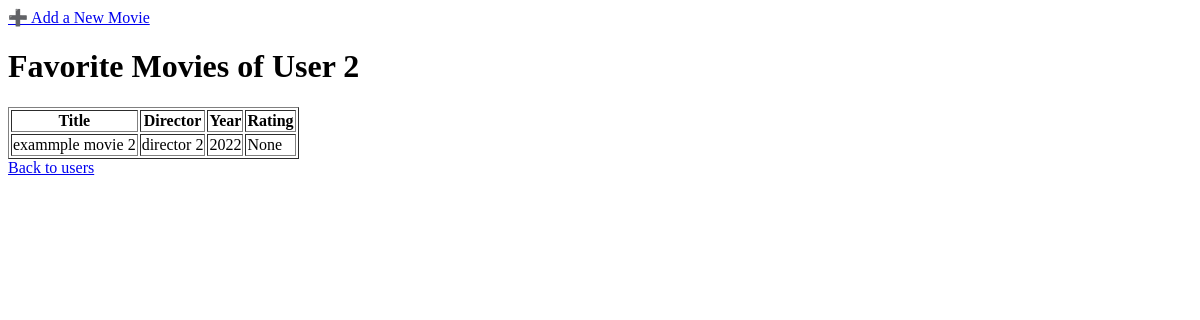
The page /user/2 on the database as committed earlier.
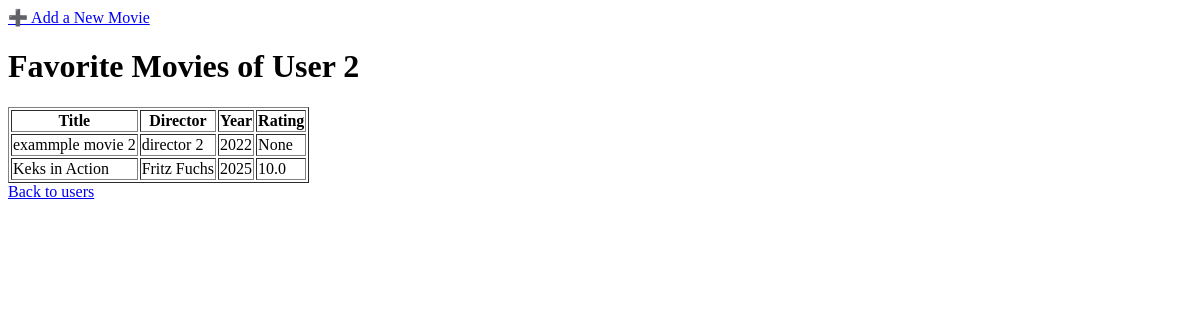
The same page on the database as committed later.
### models.py (models this page shows)
class Movie(Base):
    __tablename__ = "movies"
    id = Column(Integer, primary_key=True)
    user_id = Column(Integer, ForeignKey("users.id"))
    name = Column(String, nullable=False)
    director = Column(String)
    writer = Column(String)
    actors = Column(String)
    year = Column(Integer)
    rating = Column(Float, CheckConstraint('rating >= 0 AND rating <= 10'))
    genre = Column(String)
    runtime = Column(String)
    plot = Column(Text)
    comment = Column(Text)
    user = relationship("User", back_populates="movies")

### app.py (the view)
@app.route("/user/<int:user_id>")
def user_movies(user_id):
    user = data_manager.get_user_by_id(user_id)
    movies = data_manager.get_user_movies(user_id)
    return render_template("movie_list.html", user_id=user_id, movies=movies)

### data_manager/sqlite_data_manager.py (called while the page is built)
    def get_user_movies(self, user_id):
        session = self.Session()
        try:
            user = session.query(User).filter_by(id=user_id).first()
            if user:
                return user.movies
            return []
        finally:
            session.close()

    def get_user_by_id(self, user_id):
        session = self.Session()
        try:
            return session.query(User).filter_by(id=user_id).first()
        finally:
            session.close()

### templates/movie_list.html (shortened to what this page needs)
<!DOCTYPE html>
<html lang="en">
<head>
</head>
<body>
<a href="{{ url_for('add_movie', user_id=user_id) }}">➕ Add a New Movie</a>
{% extends "base.html" %}
{% block content %}
  <h1>Favorite Movies of User {{ user_id }}</h1>
  <table border="1">
    <thead>
      <tr>
        <th>Title</th>
        <th>Director</th>
        <th>Year</th>
        <th>Rating</th>
      </tr>
    </thead>
    <tbody>
      {% for movie in movies %}
        <tr>
          <td>{{ movie['name'] }}</td>
          <td>{{ movie['director'] }}</td>
          <td>{{ movie['year'] }}</td>
          <td>{{ movie['rating'] }}</td>
        </tr>
      {% endfor %}
    </tbody>
  </table>
  <a href="/">Back to users</a>
{% endblock %}

### templates/base.html
{% block content %}
{% endblock %}

Rows that differ between the two databases and show on the page:
added Movie: name "Keks in Action", director "Fritz Fuchs", year "2025", rating "10.0"
